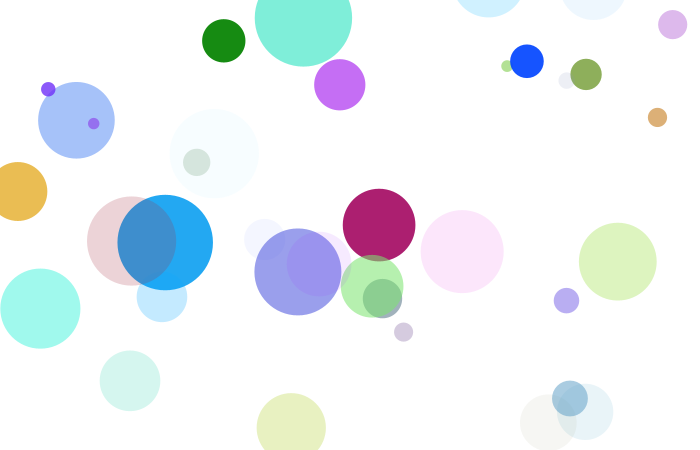
Frame 1 (no input)
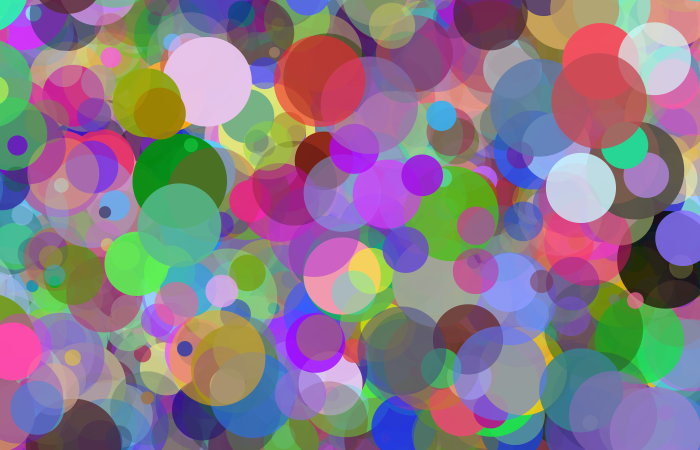
Frame 60 (the mouse pressed at the canvas centre just before this capture)
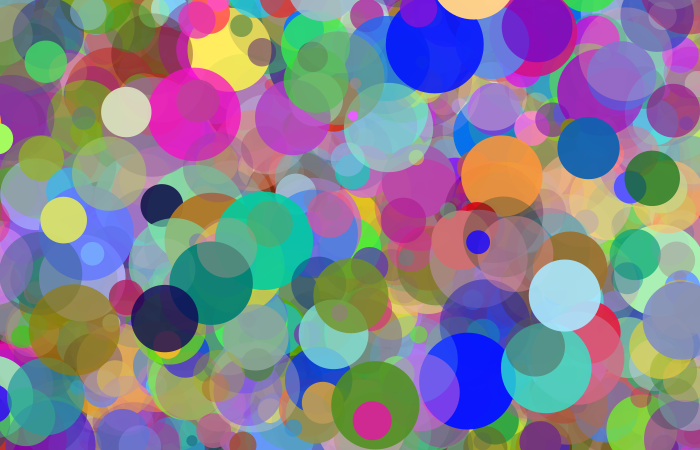
Frame 120 (the mouse held since frame 60 and released just before this capture)

The Processing sketch that drew these frames (run headless with seeded random() and noise(); from frame 60 on, the mouse is pressed at the canvas centre):

// Processing sketch: processing_28742
// ── processing_28742.pde


int ballCount = 50;
float [] ballSize = new float [ballCount];
//ballCount is the same at 500//
float[] xPosition = new float [ballCount];
float[] yPosition = new float [ballCount];
float ColorRed;
float ColorBlue;
float ColorGreen;
float transp;
 
void setup(){
  size(700,450);
  ColorRed = 700;
  ColorBlue = 655;
  ColorGreen = 655;
  transp = 0;
  background(ColorBlue,ColorGreen);
}
 
void draw(){
    for(int i=0; i<ballCount; i++){
    
    ballSize[i] = random(10,100);
    xPosition [i] = random(-100,width);
    yPosition [i] = random(-100,height);}
     
  for(int i=0; i<ballCount; i++){
    smooth();
    fill(ColorRed,ColorBlue,ColorGreen,transp);
    ColorRed = random (0,270);
    ColorBlue = random (0,255);
    ColorGreen = random (0,290);
    transp = random (0,255);
    noStroke();
    ellipse(xPosition[i],yPosition[i],ballSize[i],ballSize[i]);
  
  }
}    
